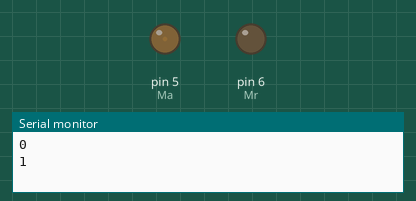
Simulated run of this sketch. Board: Arduino Uno, built with avr-gcc and run on an emulated ATmega328P. Parts: output pins drawn as LEDs (lit = HIGH), the last lines printed to the serial monitor.

Above: at 1.5 s.
At 39.75 s:
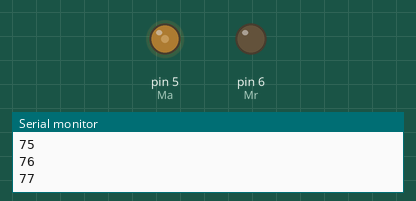
Timing chart, 0 to 40.0 s (numbered marks = the images above):
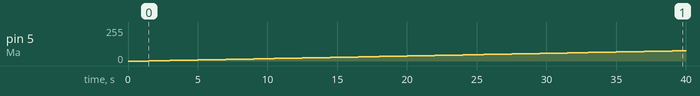

Measured:
- by itself, pin 5 (Ma): moves from 0/255 to 77/255 over 38.0 s

The sketch:

2nd_test.ino
```cpp
int Ma=5;
int Mr=6;
float tps=0;
float tpsp;
void setup() {
  Serial.begin(9600);
  pinMode(Ma,OUTPUT);
  pinMode(Mr, OUTPUT);
  digitalWrite(Ma,LOW);
  digitalWrite(Mr,LOW);

delay(1000);
}

void loop() {
  /*tps=millis();
    tpsp=0;
while (tpsp-tps<2000){
  tpsp=millis();
  digitalWrite(Ma,HIGH);
  digitalWrite(Mr,LOW);
}
digitalWrite(Ma,LOW);
digitalWrite(Mr,LOW);
delay(2000);
tps=millis();
while (tpsp-tps<2000){
  tpsp=millis();
  digitalWrite(Ma,LOW);
  digitalWrite(Mr,HIGH);
}
digitalWrite(Ma,LOW);
digitalWrite(Mr,LOW);
delay(10000);*/
for(int i=0;i<256;i++){
tps=millis();
Serial.println(i);
while(tpsp-tps<500){
tpsp=millis();
analogWrite(Ma,i);
analogWrite(Mr,LOW);
}
}
delay(5000);
analogWrite(Ma,LOW);
analogWrite(Mr,LOW);
}
```
